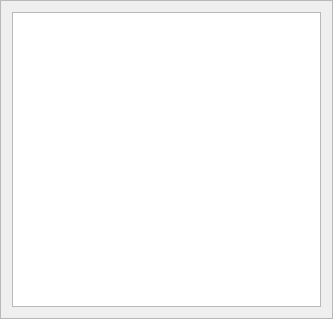
<?xml version="1.0" encoding="UTF-8"?>
<ui version="4.0">
 <class>KeyFrame</class>
 <widget class="QFrame" name="KeyFrame">
  <property name="geometry">
   <rect>
    <x>0</x>
    <y>0</y>
    <width>333</width>
    <height>319</height>
   </rect>
  </property>
  <property name="windowTitle">
   <string>ROOT Tree Keys</string>
  </property>
  <property name="frameShape">
   <enum>QFrame::StyledPanel</enum>
  </property>
  <property name="frameShadow">
   <enum>QFrame::Raised</enum>
  </property>
  <layout class="QVBoxLayout" name="verticalLayout">
   <item>
    <widget class="QListWidget" name="Keys"/>
   </item>
  </layout>
 </widget>
 <resources/>
 <connections/>
</ui>
